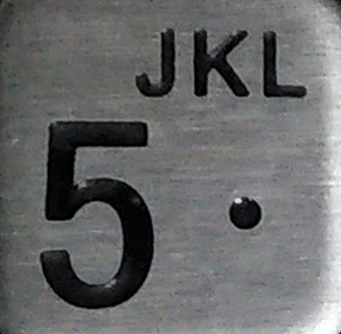
#> input picture 键盘磨损/Otsu/5u.jpg, 341 x 334 px, found by its file name
$ python Otsu.py
#> lines starting #> are read from the running program, lines starting #| are printed output that depends on the picture; after the words box and inside, x2 and y2 are one past the last pixel; in counts of white or black regions, pixels touching at a corner belong together
import cv2

# 通过计算灰度值之差来比较两幅图像相似度
def getdiff(img1,img2):
    # 定义边长
    Sidelength=300
    # 缩放图像
    img1 = cv2.resize(img1, (Sidelength, Sidelength), interpolation=cv2.INTER_CUBIC)
    img2 = cv2.resize(img2, (Sidelength, Sidelength), interpolation=cv2.INTER_CUBIC)
    avg1 = avg2 = 0
    # 计算像素灰度值总和
    for i in range(Sidelength):
        avg1 += sum(img1[i])
        avg2 += sum(img2[i])
    # 计算像素灰度值总差值
    return abs(avg1-avg2)

# 对图像先高斯滤波再Otsu二值化
def Otsu(path):
#> called with path = 'Otsu\\5u.jpg'
    img = cv2.imread(path,0)
#> img: shape (334, 341); min 0, max 255, mean 104.3
    blur = cv2.GaussianBlur(img,(5, 5),0)
    ret, th = cv2.threshold(blur,0,255,cv2.THRESH_BINARY + cv2.THRESH_OTSU)
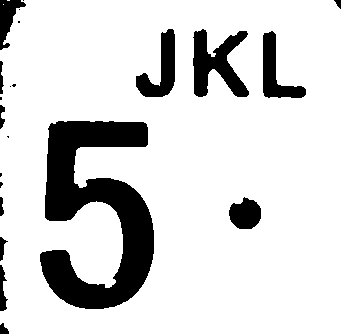
#> th: shape (334, 341); 84.3% white; 22 black regions (9 under 20 px), largest, box (x1, y1, x2, y2) and area: (40, 121, 154, 309) 11378, (193, 29, 249, 97) 2033, (136, 29, 175, 97) 1262
#> ret = 71
    return th

print('按键5的磨损程度：', getdiff(Otsu(r"Otsu\5u.jpg"), Otsu(r"Otsu\5d.jpg")))
#> call 2 of Otsu, with path = 'Otsu\\5d.jpg'
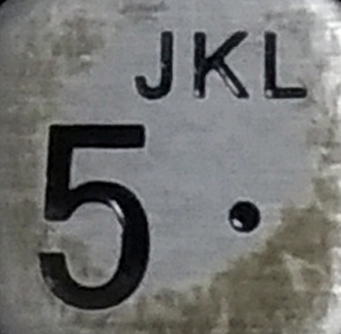
#> input picture 键盘磨损/Otsu/5d.jpg, 341 x 334 px, found by its file name
#> in Otsu (call 2), `ret, th = cv2.threshold(blur,0,255,cv2.THRESH_BINARY + cv2.THRESH_OTSU)`: th: shape (334, 341); 87.1% white; 23 black regions (13 under 20 px), largest, box (x1, y1, x2, y2) and area: (37, 124, 150, 310) 10141, (194, 32, 248, 98) 1506, (136, 32, 173, 99) 1004
#> in Otsu (call 2), `ret, th = cv2.threshold(blur,0,255,cv2.THRESH_BINARY + cv2.THRESH_OTSU)`: ret = 76
#> in getdiff, `Sidelength=300`: Sidelength = 300
#> the loop in getdiff, `for i in range(Sidelength):` made 300 passes
#> (avg1, avg2) on passes 1 to 3: (70677, 72915), (141100, 146139), (211069, 220197)
#> after the loop in getdiff, `for i in range(Sidelength):`: avg1 = 19347782; avg2 = 19982431
print('按键6的磨损程度：', getdiff(Otsu(r"Otsu\6u.jpg"), Otsu(r"Otsu\6d.jpg")))
#> call 3 of Otsu, with path = 'Otsu\\6u.jpg'
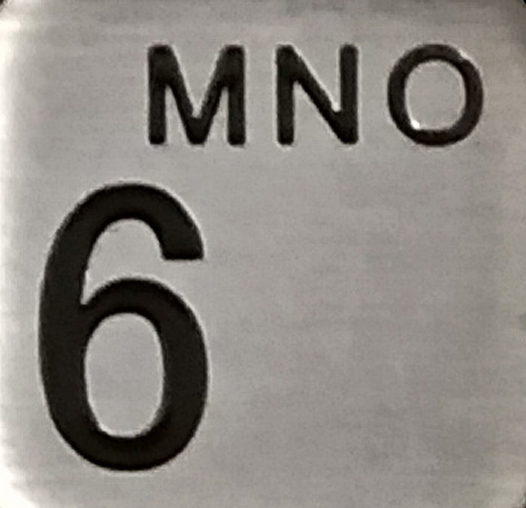
#> input picture 键盘磨损/Otsu/6u.jpg, 526 x 508 px, found by its file name
#> in Otsu (call 3), `ret, th = cv2.threshold(blur,0,255,cv2.THRESH_BINARY + cv2.THRESH_OTSU)`: th: shape (508, 526); 84.7% white; 7 black regions (2 under 20 px), largest, box (x1, y1, x2, y2) and area: (39, 184, 207, 472) 26418, (148, 45, 245, 146) 5800, (276, 45, 358, 145) 4441, (388, 44, 483, 147) 4225, (516, 0, 526, 9) 60
#> in Otsu (call 3), `ret, th = cv2.threshold(blur,0,255,cv2.THRESH_BINARY + cv2.THRESH_OTSU)`: ret = 91
#> call 4 of Otsu, with path = 'Otsu\\6d.jpg'
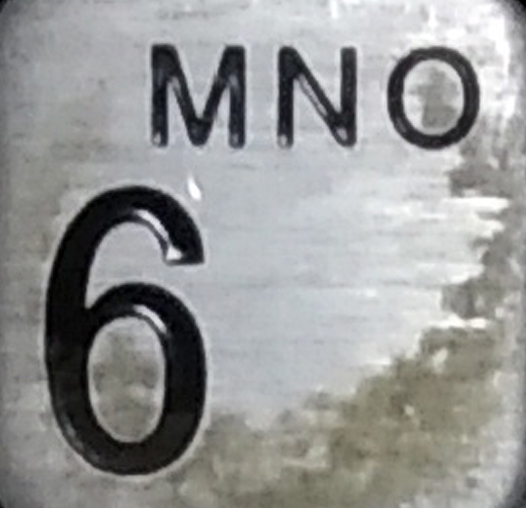
#> input picture 键盘磨损/Otsu/6d.jpg, 526 x 508 px, found by its file name
#> in Otsu (call 4), `ret, th = cv2.threshold(blur,0,255,cv2.THRESH_BINARY + cv2.THRESH_OTSU)`: th: shape (508, 526); 84.7% white; 45 black regions (24 under 20 px), largest, box (x1, y1, x2, y2) and area: (44, 186, 207, 476) 25001, (151, 44, 245, 147) 5353, (278, 47, 356, 146) 3641
#> in Otsu (call 4), `ret, th = cv2.threshold(blur,0,255,cv2.THRESH_BINARY + cv2.THRESH_OTSU)`: ret = 106
#> the loop in getdiff (call 2), `for i in range(Sidelength):` made 300 passes
#> (avg1, avg2) on passes 1 to 3: (74492, 70543), (149462, 141688), (224958, 212937)
print('按键7的磨损程度：', getdiff(Otsu(r"Otsu\7u.jpg"), Otsu(r"Otsu\7d.jpg")))
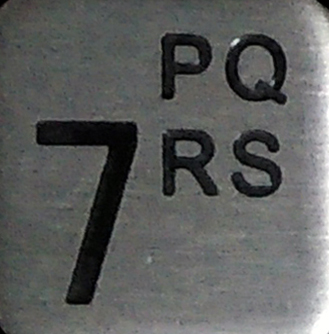
#> input picture 键盘磨损/Otsu/7u.jpg, 329 x 334 px, found by its file name
#> in Otsu (call 5), `ret, th = cv2.threshold(blur,0,255,cv2.THRESH_BINARY + cv2.THRESH_OTSU)`: th: shape (334, 329); 85.9% white; 20 black regions (9 under 20 px), largest, box (x1, y1, x2, y2) and area: (35, 120, 138, 305) 6882, (162, 129, 218, 196) 2274, (225, 34, 287, 105) 2203
#> in Otsu (call 5), `ret, th = cv2.threshold(blur,0,255,cv2.THRESH_BINARY + cv2.THRESH_OTSU)`: ret = 63
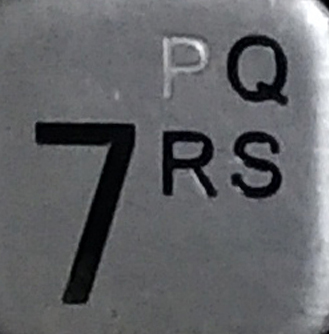
#> input picture 键盘磨损/Otsu/7d.jpg, 329 x 334 px, found by its file name
#> in Otsu (call 6), `ret, th = cv2.threshold(blur,0,255,cv2.THRESH_BINARY + cv2.THRESH_OTSU)`:
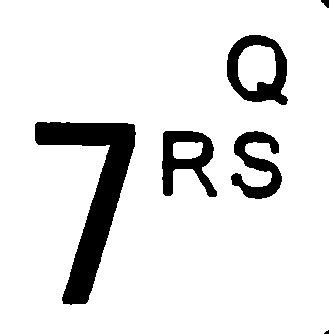
#> th: shape (334, 329); 89.2% white; 6 black regions (1 under 20 px), largest, box (x1, y1, x2, y2) and area: (35, 122, 136, 305) 6380, (227, 35, 288, 105) 1968, (162, 131, 217, 197) 1835, (231, 131, 282, 199) 1656, (321, 0, 329, 8) 42
#> in Otsu (call 6), `ret, th = cv2.threshold(blur,0,255,cv2.THRESH_BINARY + cv2.THRESH_OTSU)`: ret = 62
#> (the run stopped early here; a loop or call above may not have finished)
